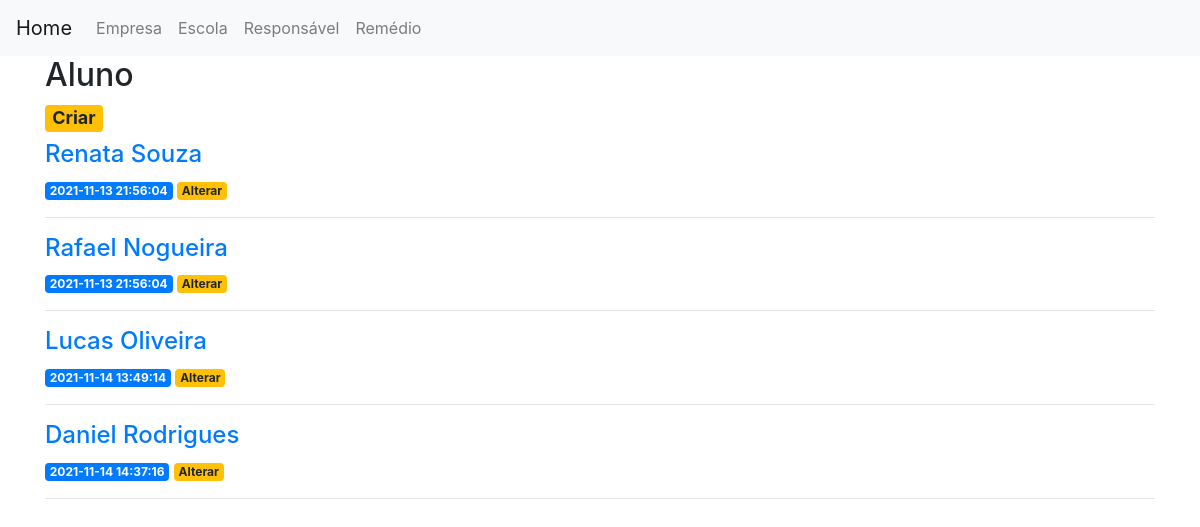
The page / on the database its author committed.
### tables this page shows
CREATE TABLE aluno (idaluno INTEGER PRIMARY KEY AUTOINCREMENT, nome varchar (80) NOT NULL, rg varchar (15), certidao_nasc varchar (20), dt_nasc date, naturalidade varchar (50), UF varchar (2), genero varchar (10), qtdirmao INTEGER, qtdirma INTEGER, escola varchar (80), grau_escolaridade varchar (20), horario varchar (20), carterinha_vacina varchar (20), endereco varchar (80), informacao varchar (80), created TIMESTAMP NOT NULL DEFAULT (CURRENT_TIMESTAMP), telefone VARCHAR (20), idresponsavel INT REFERENCES responsavel (idresponsavel), idescola INTEGER REFERENCES escola (idescola), idinformacao INTEGER REFERENCES informacoes (idinformacao) DEFAULT NULL);

### app.py (the view)
@app.route('/')
def index():
    conn = get_db_connection()
    alunos = conn.execute('SELECT * FROM aluno').fetchall()
    conn.close()
    return render_template('index.html', alunos=alunos)

### app.py (called while the page is built)
def get_db_connection():
    conn = sqlite3.connect('database.db')
    conn.row_factory = sqlite3.Row
    return conn

### templates/index.html
{% extends 'base.html' %}
{% block content %}
 <h2>{% block title %} Aluno {% endblock %}</h2>
    <h4> <a href="{{ url_for('create_aluno')}}">
            <span class="badge badge-warning">Criar</span>
            </a>
    </h4>
    {% for post in alunos %}
        <a href="{{ url_for('post_aluno', post_alunoid=post['idaluno']) }}">
            <h4>{{ post['nome'] }}</h4>
        </a>
        <span class="badge badge-primary">{{ post['created'] }}</span>
        <a href="{{ url_for('edit_aluno', id=post['idaluno']) }}">
            <span class="badge badge-warning">Alterar</span>
        </a>
        <hr>
    {% endfor %}
{% endblock %}

### rows shown on the page
aluno: nome "Renata Souza", created "2021-11-13 21:56:04"
aluno: nome "Rafael Nogueira", created "2021-11-13 21:56:04"
aluno: nome "Lucas Oliveira", created "2021-11-14 13:49:14"
aluno: nome "Daniel Rodrigues", created "2021-11-14 14:37:16"
